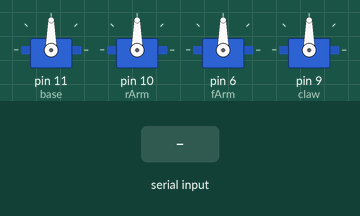
This sketch was run on a simulated Arduino Uno, built with avr-gcc and run on an emulated ATmega328P. Shown: 4 × servo. Inputs (shaded band) come from the test bench. What the sketch prints to the serial monitor is not drawn.

Above: at 2.1 s.
2.2 s: "O\n" received over Serial
11.2 s: "90,45,200\n" received over Serial
At 12.4 s:
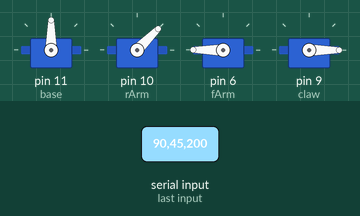
12.8 s: byte 107 ('k') received over Serial
At 13.6 s:
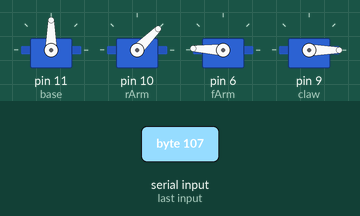
14.3 s: "a,45\n" received over Serial
At 15.0 s:
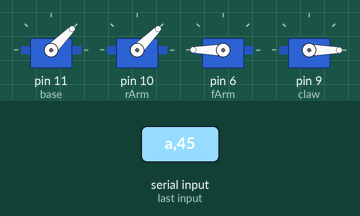
15.8 s: "30,150,10\n" received over Serial
At 16.9 s:
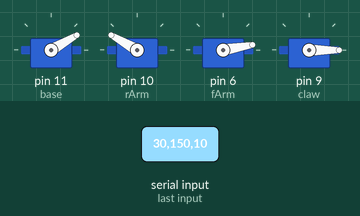
17.3 s: "d,45\n" received over Serial
At 18.3 s:
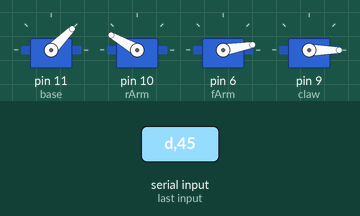
Timing chart, 0 to 19.9 s (numbered marks = the images above; inputs shaded):
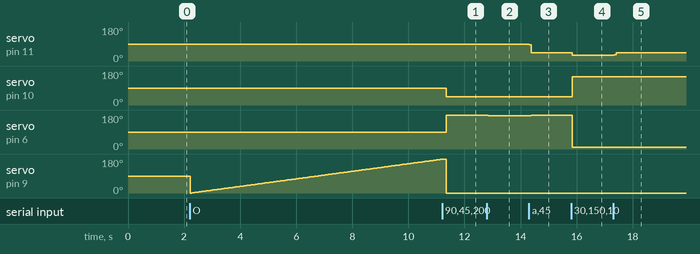

The sketch:

task1.ino
```cpp
#include <Servo.h>

Servo base, rArm, fArm, claw;

const int baseMin = 0, baseMax = 180;
const int rArmMin = 0, rArmMax = 180;
const int fArmMin = 0, fArmMax = 180;
const int clawMin = 0, clawMax = 180;

int Delay = 20;
int Step = 3;

int clawDelay = 50;
int clawStep = 1;
int clawAngle;

void parseData(String data, int* angles) {
  int index = 0;
  char* token = strtok((char*)data.c_str(), ",");

  while (token != NULL && index < 4) {
    angles[index++] = atoi(token);
    token = strtok(NULL, ",");
  }
}

void servo() {
  char servoName = Serial.read();

  int basePos, rArmPos, fArmPos, clawPos;

  switch(servoName){
      case 'a': {// Base左
          Serial.println("Base左");
          basePos = base.read() - Step;
          basePos = constrain(basePos, baseMin, baseMax);
          base.write(basePos);
          Serial.println(basePos);
          delay(Delay);
          break;  }

      case 'd': {// Base右
          Serial.println("Base右");
          basePos = base.read() + Step;
          basePos = constrain(basePos, baseMin, baseMax);
          base.write(basePos);
          Serial.println(basePos);
          delay(Delay);
          break;}

      case 's': {// rArm下
          Serial.println("rArm下");
          rArmPos = rArm.read() + Step;
          rArmPos = constrain(rArmPos, rArmMin, rArmMax);
          rArm.write(rArmPos);
          Serial.println(rArmPos);
          delay(Delay);
          break; }

      case 'w': {// rArm上
          Serial.println("rArm上");
          rArmPos = rArm.read() - Step;
          rArmPos = constrain(rArmPos, rArmMin, rArmMax);
          rArm.write(rArmPos);
          delay(Delay);
          Serial.println(rArmPos);
          break;  }

      case 'i': {// fArm上
          Serial.println("fArm上");
          fArmPos = fArm.read() + Step;
          fArmPos = constrain(fArmPos, fArmMin, fArmMax);
          fArm.write(fArmPos);
          delay(Delay);
          Serial.println(fArmPos);
          break;  }

      case 'k': {// fArm下
          Serial.println("fArm下");
          fArmPos = fArm.read() - Step;
          fArmPos = constrain(fArmPos, fArmMin, fArmMax);
          fArm.write(fArmPos);
          Serial.println(fArmPos);
          delay(Delay);
          break;  }

      case 'j': {// Claw关闭
          Serial.println("Claw关闭");
          clawPos = claw.read() + Step;
          clawPos = constrain(clawPos, clawMin, clawMax);
          claw.write(clawPos);
          Serial.println(clawPos);
          delay(Delay);
          break; }

      case 'l': {// Claw打开
          Serial.println("Claw打开");
          clawPos = claw.read() - Step;
          clawPos = constrain(clawPos, clawMin, clawMax);
          claw.write(clawPos);
          Serial.println(clawPos);
          delay(Delay);
          break;  }

  }
}

void setup() {

  base.attach(11);
  rArm.attach(10);
  fArm.attach(6);
  claw.attach(9);

  Serial.begin(9600);

  // 初始化舵机到90度
  base.write(90); delay(200);
  rArm.write(90); delay(200);
  fArm.write(90); delay(200);
  claw.write(90); delay(200);

  // 打印控制说明
  Serial.println("=== MeArm Integrated Control ===");
  Serial.println("Joystick(a/s/d/w/i/k/j/l): File3 joystick control");
  Serial.println("Multi-servo(90,60,120,60): File1 multi-servo control");
  Serial.println("Claw(O/C/S/H): File2 claw control");
  Serial.println("Single servo(b90/r60/f120/c45): File4 single servo control");
}

void loop() {
  if (Serial.available() > 0) {
    char first = Serial.peek();

    if (first == 'a' || first == 's' || first == 'd' || first == 'w' ||
        first == 'i' || first == 'k' || first == 'j' || first == 'l') {
      servo();
    } else {
      // 读取所有可用字符（设置短超时避免阻塞）
      Serial.setTimeout(1);
      String data = Serial.readString();

      if (data.length() > 0) {
        if (data.indexOf(',') >= 0) {
          int newlinePos = data.indexOf('\n');
          if (newlinePos >= 0) data.remove(newlinePos);
          int crPos = data.indexOf('\r');
          if (crPos >= 0) data.remove(crPos);

          int angles[4];
          parseData(data, angles);

          base.write(angles[0]);
          rArm.write(angles[1]);
          fArm.write(angles[2]);
          claw.write(angles[3]);

          Serial.print("Finish!: B="); Serial.print(angles[0]);
          Serial.print(", R="); Serial.print(angles[1]);
          Serial.print(", F="); Serial.print(angles[2]);
          Serial.print(", C="); Serial.println(angles[3]);
        } else {
          char c = data.charAt(0);

          // O=Open(开爪) C=Close(关爪) S=Slow(减速) H=Fast(加速)
          if (c == 'O' || c == 'C' || c == 'S' || c == 'H') {
            for (int i = 0; i < data.length(); i++) {
              char cmd = data.charAt(i);
              switch(cmd) {
                case 'O': { // Open
                  for(clawAngle=0; clawAngle<=180; clawAngle++){
                    claw.write(clawAngle);
                    delay(clawDelay);
                  }
                  break;
                }
                case 'C': { // Close
                  for(clawAngle=180; clawAngle>=0; clawAngle--){
                    claw.write(clawAngle);
                    delay(clawDelay);
                  }
                  break;
                }
                case 'S': { // Slow down
                  if (clawDelay >= 100) {
                    Serial.println("Too Slow!!!");
                  } else {
                    clawDelay += clawStep;
                  }
                  break;
                }
                case 'H': { // Speed up
                  if (clawDelay <= 5) {
                    Serial.println("Too High!!!");
                  } else {
                    clawDelay -= clawStep;
                  }
                  break;
                }
              }
            }
          }
          else if (c == 'b' || c == 'r' || c == 'f' || c == 'c') {
            char sName = data.charAt(0);
            int angle = 0;
            for (int i = 1; i < data.length(); i++) {
              if (isdigit(data.charAt(i))) {//判断数字字符
                angle = angle * 10 + (data.charAt(i) - '0');
              }
            }

            Serial.print("servoName = ");
            Serial.print(sName);
            Serial.print(" , angle = ");
            Serial.print(angle);
            Serial.println(" is moving.");

            switch(sName) {
              case 'b': base.write(constrain(angle, 0, 180)); break;
              case 'r': rArm.write(constrain(angle, 0, 180)); break;
              case 'f': fArm.write(constrain(angle, 0, 180)); break;
              case 'c': claw.write(constrain(angle, 0, 180)); break;
            }
          }
        }
      }
    }
  }
  delay(50);
}
```

Measured:
- after the input at 11.2 s, servo on pin 10 (rArm): 90° → 45° after 0.14 s; servo on pin 6 (fArm): 90° → 180° after 0.14 s
- after the input at 12.8 s, servo on pin 6 (fArm): 180° → 177° at once
- after the input at 14.3 s, servo on pin 11 (base): 90° → 87° at once, → 45° 0.07 s later; servo on pin 6 (fArm): 177° → 180° after 0.09 s
- after the input at 15.8 s, servo on pin 11 (base): 45° → 30° at once; servo on pin 10 (rArm): 45° → 150° at once; servo on pin 6 (fArm): 180° → 10° at once
- after the input at 17.3 s, servo on pin 11 (base): 30° → 33° at once, → 45° 0.07 s later
